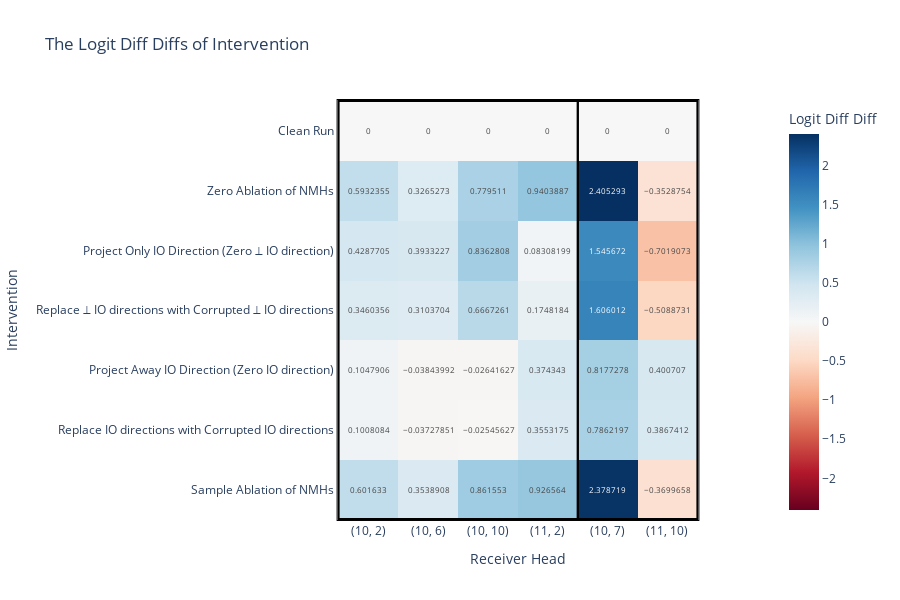

Source (notebook cell):
### Code cell
# draw a rectangle in the fig
fig.add_shape(
    # unfilled Rectangle
        type="rect",
        x0=-0.5,
        y0=-0.5,
        x1=3.5,
        y1=6.49,
        line=dict(
            color="Black",
            #linewidth = 3
        ),
        #fillcolor="RoyalBlue",
        opacity=1,
        layer="above",
        
    )



fig.add_shape(
    # unfilled Rectangle
        type="rect",
        x0=3.5,
        y0=-0.5,
        x1=5.5,
        y1=6.49,
        line=dict(
            color="Black",
            #linewidth = 3
        ),
        #fillcolor="RoyalBlue",
        opacity=1,
        layer="above",
        
    )

# add text above the rectangle but on plot (not in cells)
# fig.add_annotation(

#         x=0,
#         y=0,
#         text="Interventions",
#         showarrow=False,
#         yshift=10,
# )

fig.show()

### Figure 1 — Plotly figure (JSON) as saved in the notebook; plotly's stock layout.template omitted (floating-point values rounded to 4 significant figures)
{"data": [{"coloraxis": "coloraxis", "hovertemplate": "Receiver Head: %{x}<br>Intervention: %{y}<br>Logit Diff Diff: %{z}<extra></extra>", "name": "0", "texttemplate": "%{z}", "type": "heatmap", "x": ["(10, 2)", "(10, 6)", "(10, 10)", "(11, 2)", "(10, 7)", "(11, 10)"], "xaxis": "x", "y": ["Clean Run", "Zero Ablation of NMHs", "Project Only IO Direction (Zero ⊥ IO direction)", "Replace ⊥ IO directions with Corrupted ⊥ IO directions", "Project Away IO Direction (Zero IO direction)", "Replace IO directions with Corrupted IO directions", "Sample Ablation of NMHs"], "yaxis": "y", "z": [[0, 0, 0, 0, 0, 0], [0.5932, 0.3265, 0.7795, 0.9404, 2.405, -0.3529], [0.4288, 0.3933, 0.8363, 0.08308, 1.546, -0.7019], [0.346, 0.3104, 0.6667, 0.1748, 1.606, -0.5089], [0.1048, -0.03844, -0.02642, 0.3743, 0.8177, 0.4007], [0.1008, -0.03728, -0.02546, 0.3553, 0.7862, 0.3867], [0.6016, 0.3539, 0.8616, 0.9266, 2.379, -0.37]]}], "layout": {"coloraxis": {"cmid": 0, "colorbar": {"title": {"text": "Logit Diff Diff"}}, "colorscale": [[0, "rgb(103,0,31)"], [0.1, "rgb(178,24,43)"], [0.2, "rgb(214,96,77)"], [0.3, "rgb(244,165,130)"], [0.4, "rgb(253,219,199)"], [0.5, "rgb(247,247,247)"], [0.6, "rgb(209,229,240)"], [0.7, "rgb(146,197,222)"], [0.8, "rgb(67,147,195)"], [0.9, "rgb(33,102,172)"], [1, "rgb(5,48,97)"]]}, "height": 600, "margin": {"l": 100, "r": 100}, "shapes": [{"layer": "above", "line": {"color": "Black"}, "opacity": 1, "type": "rect", "x0": -0.5, "x1": 3.5, "y0": -0.5, "y1": 6.49}, {"layer": "above", "line": {"color": "Black"}, "opacity": 1, "type": "rect", "x0": 3.5, "x1": 5.5, "y0": -0.5, "y1": 6.49}], "title": {"text": "The Logit Diff Diffs of Intervention"}, "width": 900, "xaxis": {"anchor": "y", "constrain": "domain", "domain": [0, 1], "linecolor": "black", "linewidth": 1, "mirror": true, "scaleanchor": "y", "showline": true, "title": {"text": "Receiver Head"}}, "yaxis": {"anchor": "x", "autorange": "reversed", "constrain": "domain", "domain": [0, 1], "linecolor": "black", "linewidth": 1, "mirror": true, "showline": true, "title": {"text": "Intervention"}}}}
